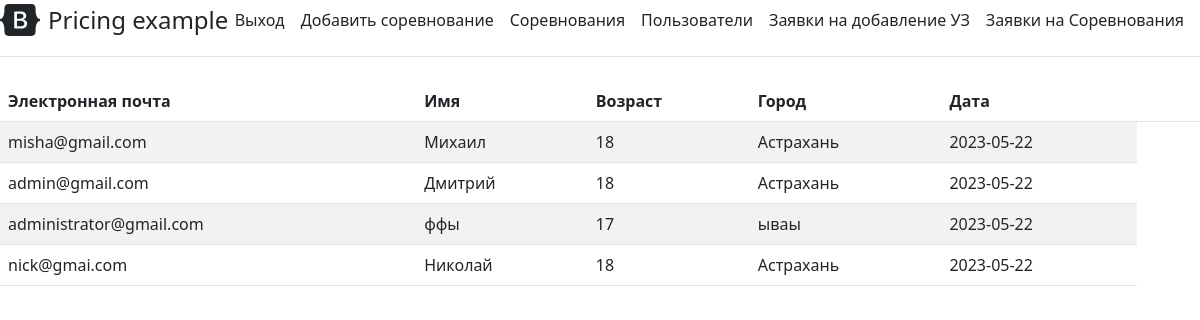
/admin/list_of_users (signed in), run on the app's committed database.
### user_data.py (models this page shows, shortened)
class Users(db.Model, UserMixin):
    id = db.Column(db.Integer, primary_key=True)
    email = db.Column(db.String(50), unique=True)
    psw = db.Column(db.String(500), nullable=True)
    access_level = db.Column(db.Integer, default=1)
    date = db.Column(db.DateTime, default=datetime.utcnow)
    is_active = db.Column(db.Boolean, default=True)
    pr = db.relationship('Profiles', backref='users', uselist=False)

class Profiles(db.Model):
    id = db.Column(db.Integer, primary_key=True)
    name = db.Column(db.String(50), nullable=True)
    surname = db.Column(db.String(50), nullable=True)
    patronymic = db.Column(db.String(50), nullable=True)
    old = db.Column(db.Integer)
    city = db.Column(db.String(100))
    educational_institution = db.Column(db.String(100))
    phone_number = db.Column(db.String(100))
    user_id = db.Column(db.Integer, db.ForeignKey('users.id'))
    user = db.relationship('Users', backref=db.backref('profile', uselist=False))

### admin/admin.py (the view)
@admin.route('/list_of_users')
@login_required
def list_of_users():
    if current_user.access_level != 2:
        return redirect(url_for('main_page'))
    users = Users.query.order_by(Users.date.desc()).all()
    profiles = Profiles.query.order_by(Profiles.id.desc()).all()
    profiles_dict = {profile.id: profile for profile in profiles}
    return render_template('admin/list_of_users.html', users=users, profiles=profiles_dict)

### app.py (called while the page is built)
@login_manager.user_loader
def load_user(user_id):
    return Users.query.get(int(user_id))

### admin/templates/admin/list_of_users.html (shortened to what this page needs)
{% extends 'admin/main_admin.html' %}
{% block body %}
<table class="table table-striped">
    <thead>
        <tr>
            <th>Электронная почта</th>
            <th>Имя</th>
            <th>Возраст</th>
            <th>Город</th>
            <th>Дата</th>
            <th></th>
            <th></th>
        </tr>
    </thead>
    <tbody>
        {% for user in users %}
        <tr>
            <td>{{ user.email }}</td>
            {% if user.id in profiles %}
            {% set profile = profiles[user.id] %}
            <td>{{ profile.name }}</td>
            <td>{{ profile.old }}</td>
            <td>{{ profile.city }}</td>
            {% else %}
            <td></td>
            <td></td>
            <td></td>
            {% endif %}
            <td>{{ user.date.date() }}</td>
        </tr>
        {% endfor %}
    </tbody>
</table>
{% endblock %}

### admin/templates/admin/main_admin.html (shortened to what this page needs)
<!doctype html>
<html lang="ru">
<head>
    <link rel = 'stylesheet' href = "https://cdn.jsdelivr.net/npm/bootstrap@5.2.3/dist/css/bootstrap.min.css">
</head>
<body>
    <div class="d-flex flex-column flex-md-row align-items-center pb-3 mb-4 border-bottom">
      <a href="/" class="d-flex align-items-center text-dark text-decoration-none">
        <span class="fs-4">Pricing example</span>
      </a>
      <nav class="d-inline-flex mt-2 mt-md-0 ms-md-auto">
        <a class="me-3 py-2 text-dark text-decoration-none" href="/admin/logout">Выход</a>
          <a class="me-3 py-2 text-dark text-decoration-none" href="/admin/create-article">Добавить соревнование</a>
          <a class="me-3 py-2 text-dark text-decoration-none" href="/admin/сompetitions">Соревнования</a>
          <a class="me-3 py-2 text-dark text-decoration-none" href="/admin/list_of_users">Пользователи</a>
          <a class="me-3 py-2 text-dark text-decoration-none" href="/admin/requests_for_addition_EI">Заявки на добавление УЗ</a>
          <a class="me-3 py-2 text-dark text-decoration-none" href="/admin/submitted_applications">Заявки на Соревнования</a>
      </nav>
    </div>
    {% block body %}{% endblock %}
</body>
</html>

### data on the page
Users: email "misha@gmail.com", date "2023-05-22"
Profiles: name "Михаил", old "18", city "Астрахань"
Users: email "admin@gmail.com", date "2023-05-22"
Profiles: name "Дмитрий", old "18", city "Астрахань"
Users: email "administrator@gmail.com", date "2023-05-22"
Profiles: name "ффы", old "17", city "ываы"
Users: email "nick@gmai.com", date "2023-05-22"
Profiles: name "Николай", old "18", city "Астрахань"
